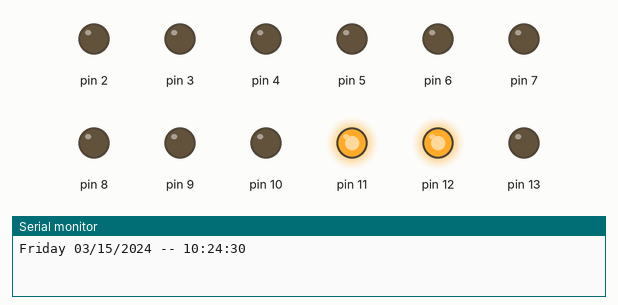
This sketch was run on a simulated Arduino Uno, built with avr-gcc and run on an emulated ATmega328P. On the bench: output pins drawn as LEDs (lit = HIGH), the last lines printed to the serial monitor. The local clock reads 2024-03-15 10:24:30 at power-on unless the sketch sets it.

Above: at 0.1 s.
At 30.3 s:
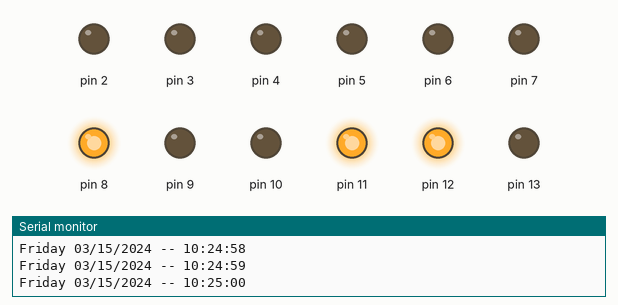
At 90.7 s:
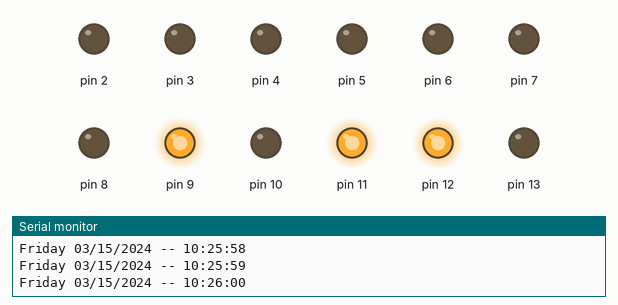
Timing chart, 0 to 92.2 s (numbered marks = the images above):
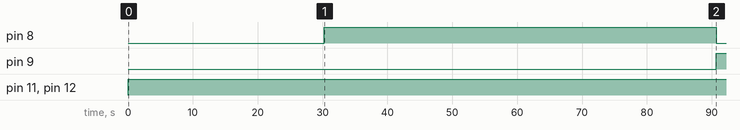

Measured:
- by itself, pin 8: LOW → HIGH at 30.2 s, → LOW 60.5 s later
- by itself, pin 9: LOW → HIGH at 90.7 s
- by itself, pin 11, pin 12: LOW → HIGH at 0.00 s

The sketch:

Digital_Clock.ino
```cpp
#include <Wire.h>
#include <DS3231.h>
#include <LiquidCrystal.h>

DS3231 rtc(SDA, SCL);

int bHour[4] = {1, 2, 4, 8};
int bMin[6] = {1, 2, 4, 8, 16, 32};

void setup() {
  Serial.begin(9600);
  rtc.begin();

  // minutes; pins 13 - 8
  for(int x = 8; x < 14; x++)
  {
    pinMode (x, OUTPUT);
    digitalWrite(x, LOW);
  }

  // hour; pins 2 - 5
  for(int y = 2; y < 6; y++)
 {
    pinMode (y, OUTPUT);
    digitalWrite(y, LOW);
  }

  // A.M & P.M; pins 7 and 6
  pinMode(6, OUTPUT);
  digitalWrite(6, LOW);
  pinMode(7, OUTPUT);
  digitalWrite(7, LOW);


}

void loop() {
  // Hour and Minute
  String time_Str= rtc.getTimeStr(1);
  String com = String(time_Str[0]) + String(time_Str[1]);
  String com2 = String(time_Str[3]) + String(time_Str[4]);
  int hour = com.toInt();
  int minutes = com2.toInt();
  // int AP = 0;
  int mVal = minutes;
  int hVal;

  // if
  if (hour > 12) {
    hVal = hour % 12;
    digitalWrite(7, HIGH);
  } else {
    digitalWrite(7, LOW);
  }

  for (int i = 3; i >= 0; i--) {
      if ((hVal - bHour[i]) >= 0) {
        hVal = hVal - bHour[i];
        digitalWrite(2 + i, HIGH);
      }
      else{
        digitalWrite (5 - i, LOW);
      }
  }

  for (int y = 5; y >= 0; y--) {
    if ((mVal - bMin[y]) >= 0) {
      mVal = mVal - bMin[y];
      digitalWrite(y + 8, HIGH);
    }
    else {
      digitalWrite(y + 8, LOW);
    }
  }

  // RTC Checker

  // Send Day-of-Week
  Serial.print(rtc.getDOWStr());
  Serial.print(" ");
  // Send date
  Serial.print(rtc.getDateStr(2, 3 , '/'));
  Serial.print(" -- ");
  // Send time
  Serial.println(rtc.getTimeStr());

  // Wait one second before repeating
  delay(1000);
  // end of RTC Checker
}
```
